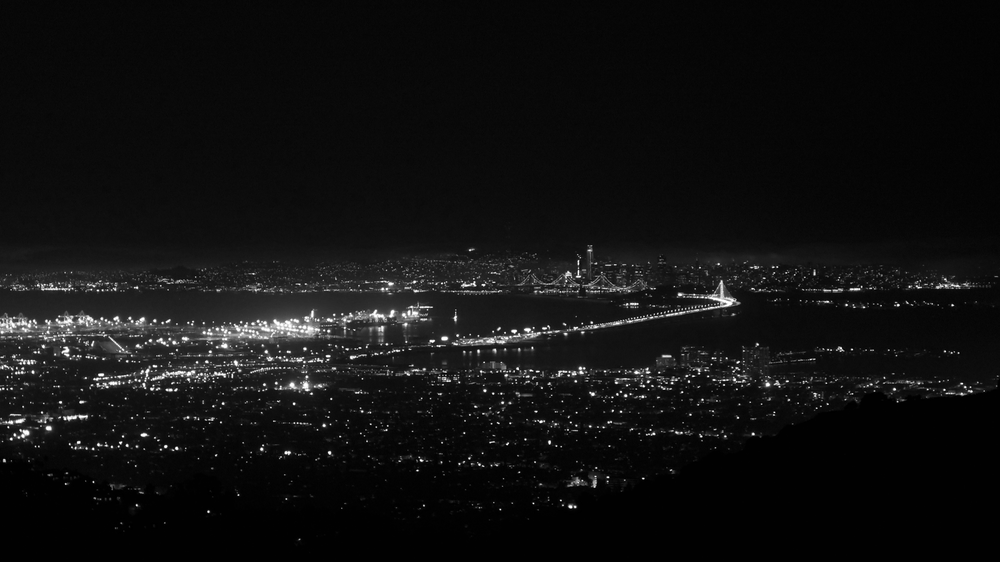
#> input picture project0/grizzlypeakg.png, 1000 x 562 px, shrunk from 1984 x 1116 before the run
$ python project0_1_a.py
#> lines starting #> are read from the running program, lines starting #| are printed output that depends on the picture; after the words box and inside, x2 and y2 are one past the last pixel; in counts of white or black regions, pixels touching at a corner belong together
#!/usr/bin/env python3
# -*- coding: utf-8 -*-
"""
Created on Mon Aug 29 09:58:11 2022
CSC 514 - Project 0 - Q1_a
@author: sherwyn_b
"""

import skimage
from skimage import io
import time


img1 = io.imread('grizzlypeakg.png', as_gray=True)
#> img1 is the input picture: shape (562, 1000) float64; min 0, max 1, mean 0.0658
img1 = skimage.img_as_ubyte(img1, force_copy=True)  # Make sure its in UByte fmt
img2 = img1.copy()  # create a deep copy of img1


"""
Old code running 2 for loops
"""
start_original = time.time()
(m1,n1) = img1.shape
#> m1 = 562; n1 = 1000
for i in range(10):
    for i in range(m1):
        for j in range(n1):
            if img1[i,j] <= 10:
                img1[i,j] = 0
end_original = time.time()
print('Original code runtime: {}'.format(end_original-start_original))


"""
Modified Code using logical indexing
"""
start_modified = time.time()
for i in range(10):
    temp = img1 <= 10   # logical indexing
    img2[temp] = 0      # set elements that satisfy the condition
#> this loop made 10 passes
#> pass 1, `temp = img1 <= 10`:
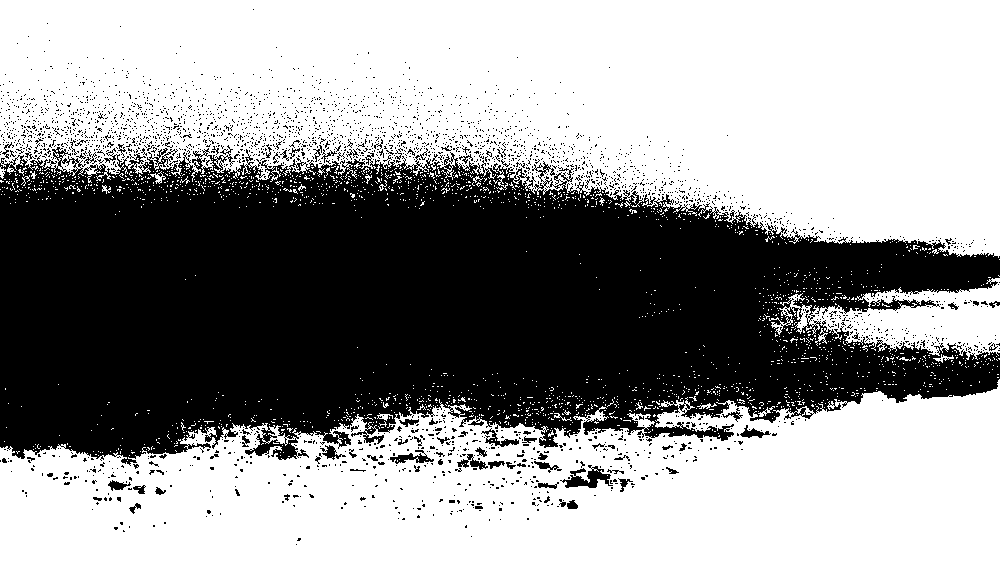
#> temp: shape (562, 1000) bool; 59.1% white; 2834 black regions (2751 under 20 px), largest, box (x1, y1, x2, y2) and area: (0, 145, 1000, 466) 218665, (560, 465, 613, 488) 542, (390, 450, 434, 464) 256

end_modified = time.time()
print('Modified code runtime: {}'.format(end_modified-start_modified))
print('{} speedup factor achieved'.format(
    (end_original-start_original)/
    (end_modified-start_modified)
    ))


io.imsave('old_code_gray.jpg', img1)
io.imsave('modified_code_gray.jpg', img2)
